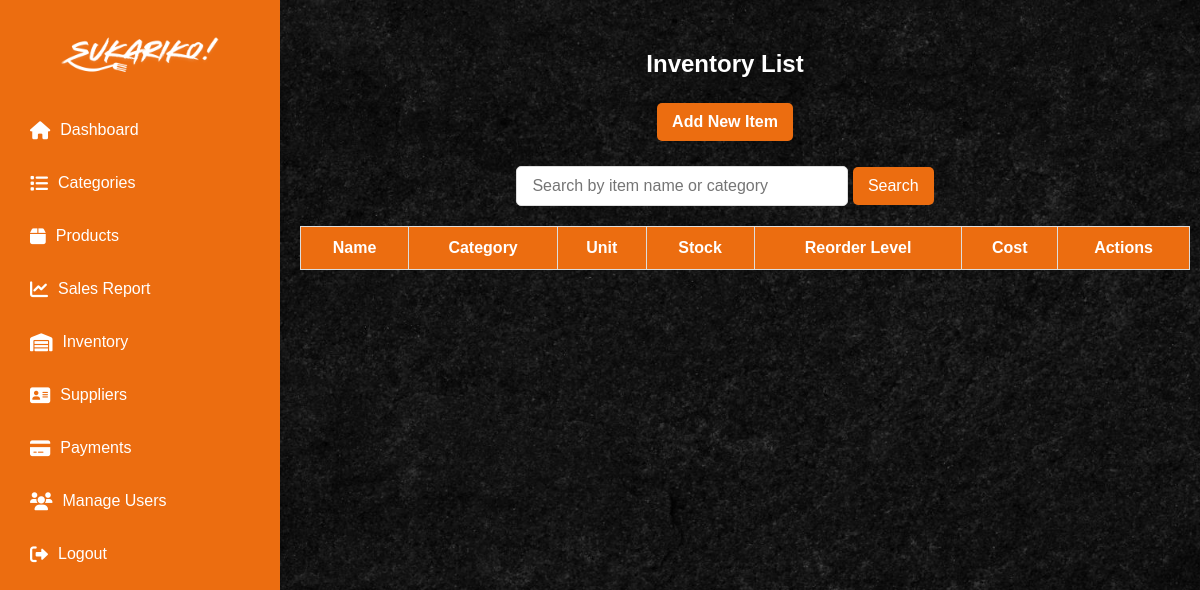
Before: /Super_Admin/view_inventory.php with the older database file.
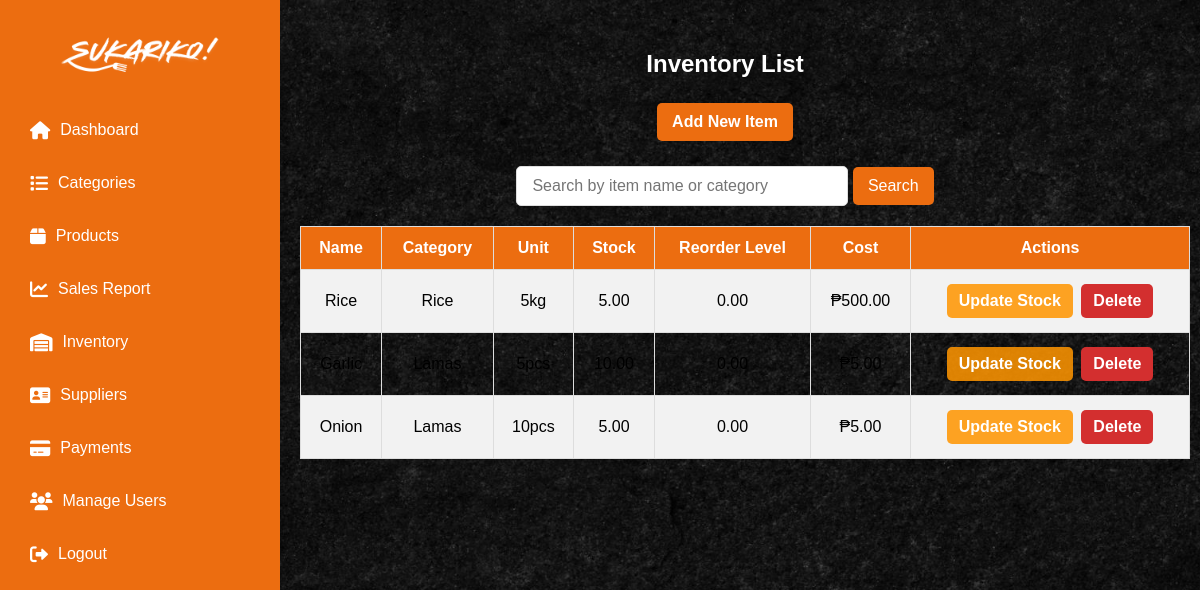
After: the same page with the newer database file.
### tables this page shows
CREATE TABLE `inventory_items` (
  `id` int(11) NOT NULL,
  `item_name` varchar(100) NOT NULL,
  `category` varchar(50) DEFAULT NULL,
  `unit` varchar(20) DEFAULT NULL,
  `current_stock` decimal(10,2) DEFAULT 0.00,
  `reorder_level` decimal(10,2) DEFAULT 0.00,
  `cost_price` decimal(10,2) DEFAULT 0.00,
  `supplier_id` int(11) DEFAULT NULL,
  `updated_at` timestamp NULL DEFAULT NULL,
  `last_updated` timestamp NOT NULL DEFAULT current_timestamp() ON UPDATE current_timestamp()
);

### Super_Admin/view_inventory.php (the view, shortened to what this page needs)
<?php
include_once(__DIR__ . '/../db.php');
$search = $_GET['search'] ?? '';
?>
<!DOCTYPE html>
<html lang="en">
<head>
    <link rel="stylesheet" href="https://cdnjs.cloudflare.com/ajax/libs/font-awesome/6.0.0/css/all.min.css">
</head>
<body>
    <div class="sidebar">
        <h2><img src="../imgmain/logo1.png" alt="POS Logo"></h2>
        <ul>
            <li><a href="super_admin_dashboard.php"><i class="fas fa-home"></i> Dashboard</a></li>
            <li><a href="categories.php"><i class="fas fa-list"></i> Categories</a></li>
            <li><a href="products.php"><i class="fas fa-box"></i> Products</a></li>
            <li><a href="sales_report.php"><i class="fas fa-chart-line"></i> Sales Report</a></li>
            <li><a href="view_inventory.php"><i class="fas fa-warehouse"></i> Inventory</a></li>
            <li><a href="suppliers.php"><i class=" fas fa-address-card"></i>Suppliers</a></li>
            <li><a href="payments.php"><i class="fas fa-credit-card"></i> Payments</a></li>
            <li><a href="users.php"><i class="fas fa-users"></i> Manage Users</a></li>
            <li><a href="/POS/logout.php"><i class="fas fa-sign-out-alt"></i> Logout</a></li>
        </ul>
    </div>
    <div class="main-content">
        <h2>Inventory List</h2>
        <div class="buttons">
            <a href="addinventory_item.php" class="add-item-btn">Add New Item</a>
        </div>
        <form method="GET" class="search-form">
            <input type="text" name="search" placeholder="Search by item name or category" value="<?= isset($search) ? htmlspecialchars($search) : '' ?>">
            <button type="submit">Search</button>
        </form>
        <table>
            <tr>
                <th>Name</th>
                <th>Category</th>
                <th>Unit</th>
                <th>Stock</th>
                <th>Reorder Level</th>
                <th>Cost</th>
                <th>Actions</th>
            </tr>
            <?php
            if ($search) {
                $stmt = $pdo->prepare("SELECT * FROM inventory_items WHERE item_name LIKE ? OR category LIKE ?");
                $stmt->execute(["%$search%", "%$search%"]);
            } else {
                $stmt = $pdo->query("SELECT * FROM inventory_items");
            }
            while ($row = $stmt->fetch()):
            ?>
                <tr>
                    <td><?= htmlspecialchars($row['item_name']) ?></td>
                    <td><?= htmlspecialchars($row['category']) ?></td>
                    <td><?= htmlspecialchars($row['unit']) ?></td>
                    <td><?= htmlspecialchars($row['current_stock']) ?></td>
                    <td><?= htmlspecialchars($row['reorder_level']) ?></td>
                    <td>₱<?= htmlspecialchars($row['cost_price']) ?></td>
                    <td class="actions">
                        <a href="update_stock.php?item_id=<?= $row['id'] ?>" class="update-btn">Update Stock</a>
                        <a href="?delete_item_id=<?= $row['id'] ?>" class="delete-btn" onclick="return confirm('Are you sure you want to delete this item?');">Delete</a>
                    </td>
                </tr>
            <?php endwhile; ?>
        </table>
    </div>
</body>
</html>

Changed rows visible on the page:
added inventory_items: item_name "Rice", category "Rice", unit "5kg", current_stock "5.00", reorder_level "0.00", cost_price "500.00"
added inventory_items: item_name "Garlic", category "Lamas", unit "5pcs", current_stock "10.00", reorder_level "0.00", cost_price "5.00"
added inventory_items: item_name "Onion", category "Lamas", unit "10pcs", current_stock "5.00", reorder_level "0.00", cost_price "5.00"
